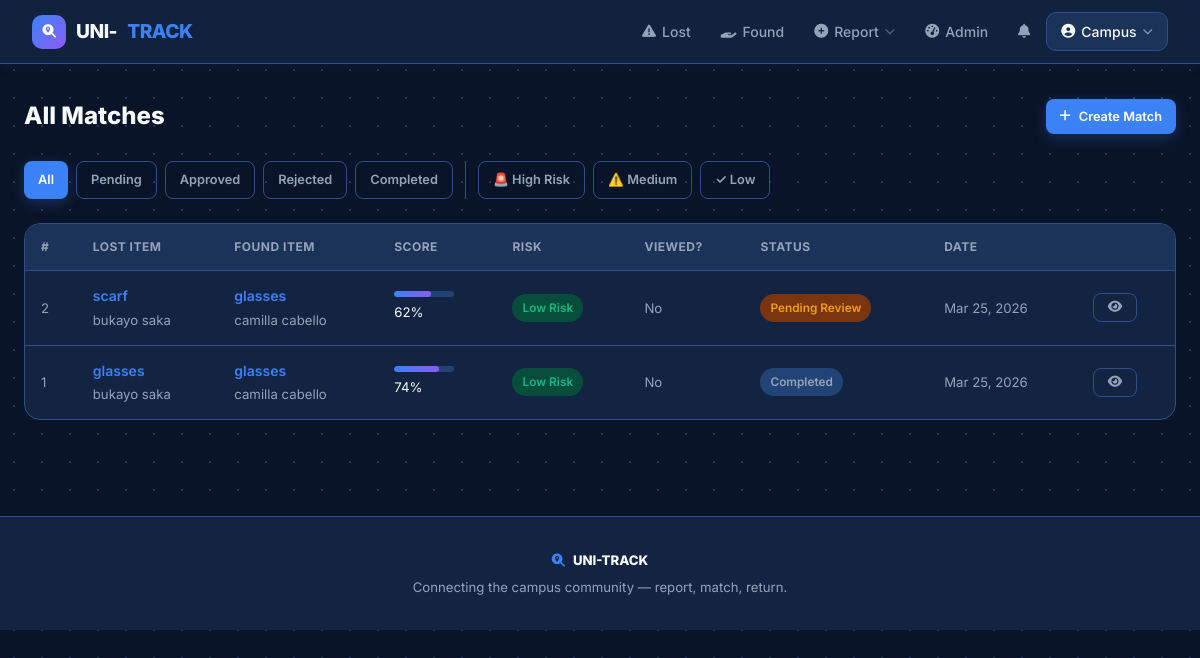
The page /admin-panel/matches/ (signed in) on the database as committed earlier.
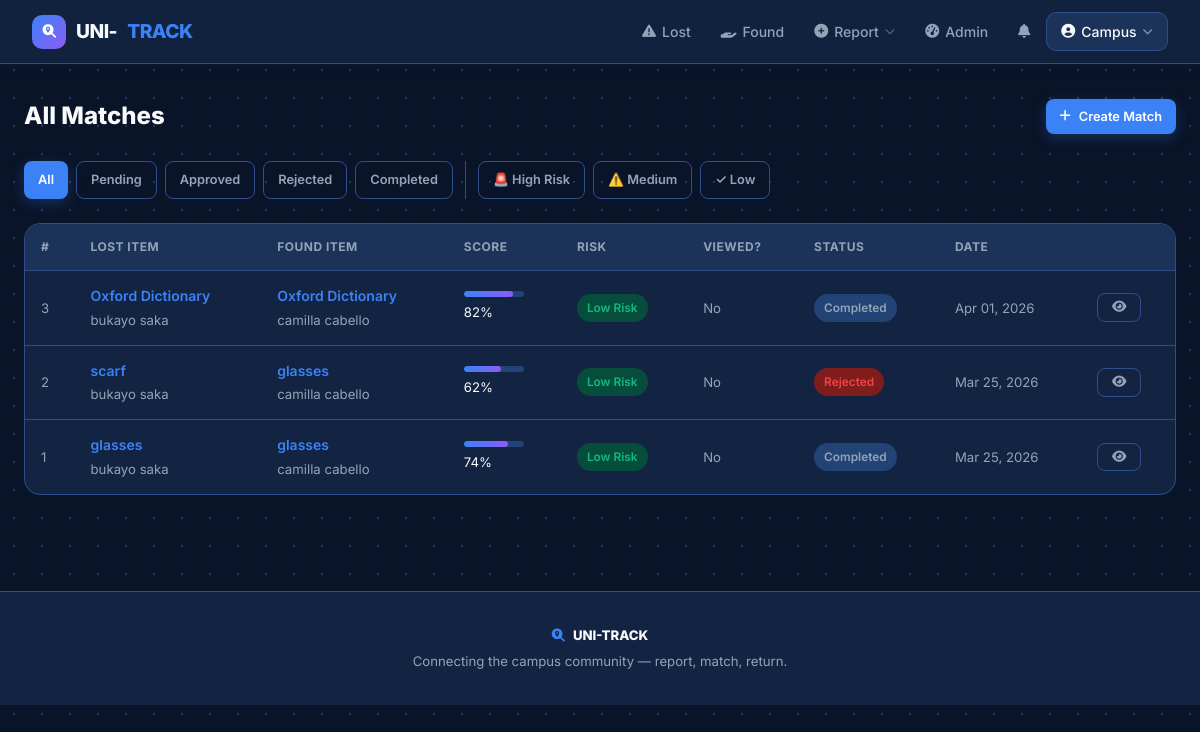
The same page on the database as committed later.
### items/models.py (models this page shows, shortened)
class ItemMatch(models.Model):
    STATUS_CHOICES = [
        ('pending', 'Pending Review'),
        ('approved', 'Approved'),
        ('rejected', 'Rejected'),
        ('completed', 'Completed'),
    ]
    FRAUD_RISK_CHOICES = [
        ('low', 'Low Risk'),
        ('medium', 'Medium Risk'),
        ('high', 'High Risk — Review Carefully'),
    ]
    lost_item = models.ForeignKey(LostItem, on_delete=models.CASCADE, related_name='matches')
    found_item = models.ForeignKey(FoundItem, on_delete=models.CASCADE, related_name='matches')
    matched_by = models.ForeignKey(
        settings.AUTH_USER_MODEL, on_delete=models.SET_NULL, null=True,
        related_name='matches_made')
    match_score = models.IntegerField(default=0)
    notes = models.TextField(blank=True)
    status = models.CharField(max_length=20, choices=STATUS_CHOICES, default='pending')
    fraud_risk = models.CharField(max_length=10, choices=FRAUD_RISK_CHOICES, default='low')
    fraud_flags = models.TextField(blank=True,
        help_text='Auto-detected fraud warning flags')
    reporter_viewed_found_before_reporting = models.BooleanField(default=False,
        help_text='True if reporter viewed this found item BEFORE submitting their lost report')
    verif_color_match = models.BooleanField(null=True, blank=True,
        verbose_name='Colour answers match?')
    verif_distinguishing_match = models.BooleanField(null=True, blank=True,
        verbose_name='Distinguishing feature answers match?')
    verif_secret_match = models.BooleanField(null=True, blank=True,
        verbose_name='Secret detail answers match?')
    admin_verif_notes = models.TextField(blank=True,
        verbose_name='Admin verification notes')
    created_at = models.DateTimeField(auto_now_add=True)
    reviewed_at = models.DateTimeField(null=True, blank=True)
    reviewed_by = models.ForeignKey(
        settings.AUTH_USER_MODEL, on_delete=models.SET_NULL, null=True,
        blank=True, related_name='reviewed_matches')
    owner_notified = models.BooleanField(default=False)
    finder_notified = models.BooleanField(default=False)
    owner_confirmed = models.BooleanField(null=True, blank=True)
    finder_confirmed = models.BooleanField(null=True, blank=True)
    class Meta:
        unique_together = ['lost_item', 'found_item']
        ordering = ['-created_at']

class LostItem(models.Model):
    STATUS_CHOICES = [
        ('active', 'Active'),
        ('matched', 'Matched'),
        ('resolved', 'Resolved'),
        ('closed', 'Closed'),
    ]
    reporter = models.ForeignKey(settings.AUTH_USER_MODEL, on_delete=models.CASCADE, related_name='lost_items')
    title = models.CharField(max_length=200)
    description = models.TextField()
    category = models.CharField(max_length=50, choices=CATEGORY_CHOICES)
    location_lost = models.CharField(max_length=50, choices=LOCATION_CHOICES)
    location_detail = models.CharField(max_length=200, blank=True)
    date_lost = models.DateField()
    image = models.ImageField(upload_to='lost_items/', blank=True, null=True)
    proof_of_ownership = models.ImageField(upload_to='ownership_proof/', blank=True, null=True,
        help_text='Upload a previous photo, receipt, or any proof this item belongs to you')
    contact_email = models.EmailField(blank=True)
    contact_phone = models.CharField(max_length=15, blank=True)
    reward = models.CharField(max_length=100, blank=True)
    verif_color = models.CharField(max_length=100, blank=True,
        verbose_name='Item colour / appearance',
        help_text='Describe the exact colour, brand markings, or appearance')
    verif_distinguishing = models.CharField(max_length=200, blank=True,
        verbose_name='Distinguishing feature',
        help_text='Any scratches, stickers, engravings, or unique marks?')
    verif_secret = models.CharField(max_length=200, blank=True,
        verbose_name='Secret detail',
        help_text='Something only you would know (e.g. lock screen wallpaper, bag contents, note inside)')
    status = models.CharField(max_length=20, choices=STATUS_CHOICES, default='active')
    created_at = models.DateTimeField(auto_now_add=True)
    updated_at = models.DateTimeField(auto_now=True)
    class Meta:
        ordering = ['-created_at']

class FoundItem(models.Model):
    STATUS_CHOICES = [
        ('available', 'Available'),
        ('matched', 'Matched'),
        ('returned', 'Returned'),
        ('unclaimed', 'Unclaimed - Donated'),
    ]
    finder = models.ForeignKey(settings.AUTH_USER_MODEL, on_delete=models.CASCADE, related_name='found_items')
    title = models.CharField(max_length=200)
    public_description = models.TextField(
        verbose_name='Public Description (vague)',
        help_text='Describe the item vaguely — DO NOT include serial numbers, passwords, or secret details. E.g. "A black electronic device"')
    private_description = models.TextField(
        verbose_name='Private Description (confidential)',
        help_text='Full details: exact colour, markings, serial number, contents — only admin and verified owner will see this')
    category = models.CharField(max_length=50, choices=CATEGORY_CHOICES)
    location_found = models.CharField(max_length=50, choices=LOCATION_CHOICES)
    location_detail = models.CharField(max_length=200, blank=True,
        help_text='Exact spot — this is kept private and not shown publicly')
    date_found = models.DateField()
    image = models.ImageField(upload_to='found_items/', blank=True, null=True)
    contact_email = models.EmailField(blank=True)
    contact_phone = models.CharField(max_length=15, blank=True)
    current_holding = models.CharField(max_length=200, blank=True,
        help_text='Where is the item currently kept? (private)')
    verif_color = models.CharField(max_length=100, blank=True,
        verbose_name='Colour / appearance observed',
        help_text='Exact colour, brand, or appearance as you found it')
    verif_distinguishing = models.CharField(max_length=200, blank=True,
        verbose_name='Distinguishing features observed',
        help_text='Any scratches, stickers, engravings, or unique marks you noticed')
    verif_secret = models.CharField(max_length=200, blank=True,
        verbose_name='Additional private detail',
        help_text='Any other detail not visible from outside (e.g. item inside a bag, note tucked in)')
    status = models.CharField(max_length=20, choices=STATUS_CHOICES, default='available')
    created_at = models.DateTimeField(auto_now_add=True)
    updated_at = models.DateTimeField(auto_now=True)
    class Meta:
        ordering = ['-created_at']

### accounts/models.py (models this page shows, shortened)
class User(AbstractUser):
    ROLE_CHOICES = [
        ('student', 'Student'),
        ('staff', 'Staff'),
        ('admin', 'Administrator'),
    ]
    role = models.CharField(max_length=20, choices=ROLE_CHOICES, default='student')
    student_id = models.CharField(max_length=20, blank=True, null=True, unique=True)
    phone = models.CharField(max_length=15, blank=True, null=True)
    department = models.CharField(max_length=100, blank=True, null=True)
    profile_picture = models.ImageField(upload_to='profiles/', blank=True, null=True)
    is_verified = models.BooleanField(default=False)
    created_at = models.DateTimeField(auto_now_add=True)
    @property
    def is_admin_user(self):
        return self.role == 'admin' or self.is_staff or self.is_superuser

### items/views.py (the view)
# urls.py: path('admin-panel/matches/', views.admin_matches, name='admin_matches'),
@login_required
@admin_required
def admin_matches(request):
    matches = ItemMatch.objects.all().select_related(
        'lost_item', 'found_item', 'lost_item__reporter', 'found_item__finder')
    status_filter = request.GET.get('status', '')
    risk_filter = request.GET.get('risk', '')
    if status_filter:
        matches = matches.filter(status=status_filter)
    if risk_filter:
        matches = matches.filter(fraud_risk=risk_filter)
    return render(request, 'items/admin_matches.html', {
        'matches': matches, 'status_filter': status_filter, 'risk_filter': risk_filter})

### items/views.py (called while the page is built)
def admin_required(view_func):
    @wraps(view_func)
    def wrapper(request, *args, **kwargs):
        if not request.user.is_authenticated or not request.user.is_admin_user:
            messages.error(request, 'You do not have permission to access this page.')
            return redirect('home')
        return view_func(request, *args, **kwargs)
    return wrapper

### templates/items/admin_matches.html (shortened to what this page needs)
{% extends 'base.html' %}
{% block content %}
<div class="section-head animate-up">
  <div><div class="section-title">All Matches</div></div>
  <a href="{% url 'create_manual_match' %}" class="btn btn-primary btn-sm"><i class="fas fa-plus"></i> Create Match</a>
</div>
<div style="display:flex;flex-wrap:wrap;gap:0.5rem;margin-bottom:1.5rem;" class="animate-up">
  <a href="{% url 'admin_matches' %}" class="btn btn-sm {% if not status_filter and not risk_filter %}btn-primary{% else %}btn-outline{% endif %}">All</a>
  <a href="?status=pending" class="btn btn-sm {% if status_filter == 'pending' %}btn-warning{% else %}btn-outline{% endif %}">Pending</a>
  <a href="?status=approved" class="btn btn-sm {% if status_filter == 'approved' %}btn-success{% else %}btn-outline{% endif %}">Approved</a>
  <a href="?status=rejected" class="btn btn-sm {% if status_filter == 'rejected' %}btn-danger{% else %}btn-outline{% endif %}">Rejected</a>
  <a href="?status=completed" class="btn btn-sm {% if status_filter == 'completed' %}btn-ghost{% else %}btn-outline{% endif %}">Completed</a>
  <a href="?risk=high" class="btn btn-sm {% if risk_filter == 'high' %}btn-danger{% else %}btn-outline{% endif %}">🚨 High Risk</a>
  <a href="?risk=medium" class="btn btn-sm {% if risk_filter == 'medium' %}btn-warning{% else %}btn-outline{% endif %}">⚠️ Medium</a>
  <a href="?risk=low" class="btn btn-sm {% if risk_filter == 'low' %}btn-success{% else %}btn-outline{% endif %}">✓ Low</a>
</div>
<div class="table-wrap animate-up">
  <table>
    <thead><tr><th>#</th><th>Lost Item</th><th>Found Item</th><th>Score</th><th>Risk</th><th>Viewed?</th><th>Status</th><th>Date</th><th></th></tr></thead>
    <tbody>
      {% for match in matches %}
      <tr>
        <td class="small text-muted">{{ match.pk }}</td>
        <td><a href="{% url 'lost_item_detail' match.lost_item.pk %}" style="color:var(--primary);text-decoration:none;font-weight:600;">{{ match.lost_item.title }}</a><br><span class="small text-muted">{{ match.lost_item.reporter.get_full_name }}</span></td>
        <td><a href="{% url 'found_item_detail' match.found_item.pk %}" style="color:var(--primary);text-decoration:none;font-weight:600;">{{ match.found_item.title }}</a><br><span class="small text-muted">{{ match.found_item.finder.get_full_name }}</span></td>
        <td><div class="score-bar" style="width:60px;margin-bottom:3px;"><div class="score-fill" style="width:{{ match.match_score }}%;"></div></div><span class="small">{{ match.match_score }}%</span></td>
        <td><span class="badge {% if match.fraud_risk == 'high' %}badge-danger{% elif match.fraud_risk == 'medium' %}badge-warning{% else %}badge-success{% endif %}">{{ match.get_fraud_risk_display }}</span></td>
        <td class="small {% if match.reporter_viewed_found_before_reporting %}text-danger{% else %}text-muted{% endif %}">{% if match.reporter_viewed_found_before_reporting %}⚠️ Yes{% else %}No{% endif %}</td>
        <td><span class="badge {% if match.status == 'pending' %}badge-warning{% elif match.status == 'approved' %}badge-success{% elif match.status == 'rejected' %}badge-danger{% else %}badge-muted{% endif %}">{{ match.get_status_display }}</span></td>
        <td class="small text-muted">{{ match.created_at|date:"M d, Y" }}</td>
        <td>
          <a href="{% url 'match_detail' match.pk %}" class="btn btn-outline btn-sm"><i class="fas fa-eye"></i></a>
        </td>
      </tr>
      {% empty %}
      <tr><td colspan="9" style="text-align:center;padding:3rem;color:var(--text-muted);">No matches found</td></tr>
      {% endfor %}
    </tbody>
  </table>
</div>
{% endblock %}

Rows that differ between the two databases and show on the page:
added ItemMatch: pk "3", lost_item "Oxford Dictionary", lost_item.reporter.get_full_name "bukayo saka", found_item "Oxford Dictionary", found_item.finder.get_full_name "camilla cabello", match_score "82", fraud_risk "Low Risk", reporter_viewed_found_before_reporting "No", status "Completed", created_at "Apr 01, 2026"
changed ItemMatch "scarf": status "Pending Review" → "Rejected"
